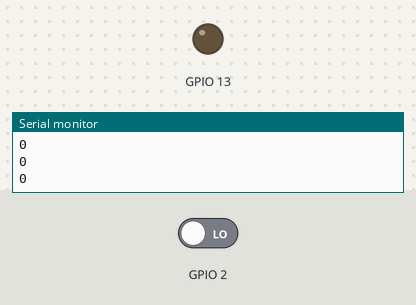
Simulated run of this program. Board: ESP32. On the bench: output pins drawn as LEDs (lit = HIGH), the last lines printed to the serial monitor. The test bench sets the inputs (shaded band); at power-on: GPIO 2 LOW.

Above: at 1.2 s.
1.3 s: GPIO 2 driven HIGH
At 1.7 s:
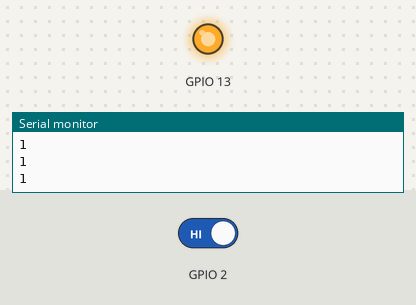
2.8 s: GPIO 2 driven LOW
At 4.1 s:
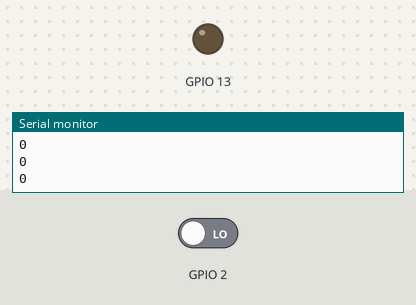
Timing chart, 0 to 5.8 s (numbered marks = the images above; inputs shaded):
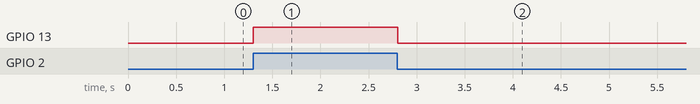

The program:

main.cpp
```cpp
#include <Arduino.h>

void setup () {
    pinMode(2, INPUT);
    pinMode(13, OUTPUT);
    Serial.begin(9600);
}

void loop() {
    Serial.println(digitalRead(2));
    digitalWrite(13, digitalRead(2));
    delay(100);
}
```

Measured:
- after the input at 1.3 s, GPIO 13: LOW → HIGH at once
- after the input at 2.8 s, GPIO 13: HIGH → LOW at once
